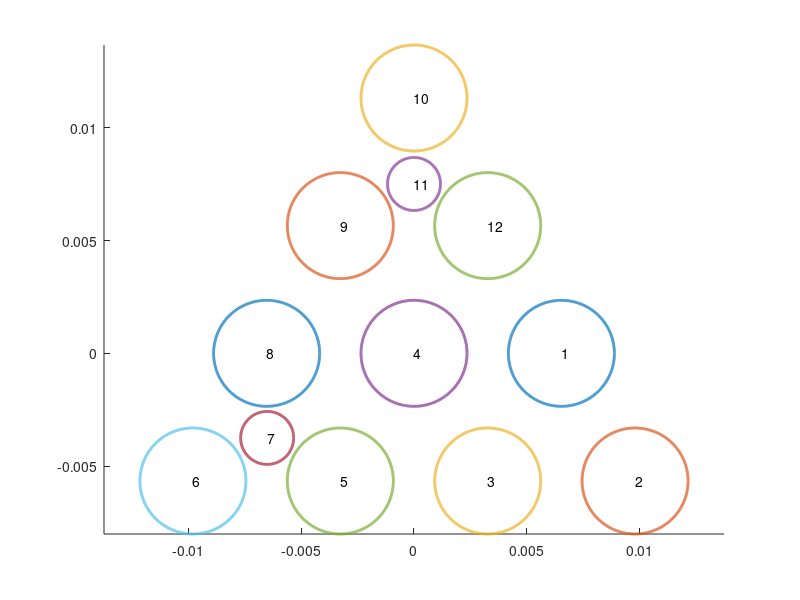

MATLAB code to generate this figure: (Note: this script raises an error after producing the figure.)
%% Init canonical triangle

%nominal triangle - putting values from /media/DATA/data_work/icub_skin/CDC_PAD_positions.xlsx
% converted to metres
% (iCubSkinGui also has the info - in
% icub-main/src/tools/iCubSkinGui/src/include/Triangle_10pad.h, but in
% strange units)

%PAD POSITION			
%	X	Y	
%P0	6.533	0	
%P1	9.8	-5.66	
%P2	3.267	-5.66	
%P3	0	0	
%P4	-3.267	-5.66	
%P5	-9.8	-5.66	
%P6	-6.51	-3.75	thermalpad
%P7	-6.533	0	
%P8	-3.267	5.66	
%P9	0	11.317	
%P10	0	7.507	thermalpad
%P11	3.267	5.66	
% These seem to be centers of individual pads relative to the central
% pad/taxel - P3, in mm

taxel(1).Pos = [ 0.006533, 0 , 0];
taxel(2).Pos = [ 0.0098, -0.00566 , 0];
taxel(3).Pos = [ 0.003267, -0.00566 , 0];
taxel(4).Pos = [ 0,0, 0];
taxel(5).Pos = [ -0.003267, -0.00566, 0];
taxel(6).Pos = [ -0.0098,-0.00566 , 0];
taxel(7).Pos = [ -0.00651,-0.00375 , 0]; % thermal pad
taxel(8).Pos = [ -0.006533, 0, 0];
taxel(9).Pos = [ -0.003267, 0.00566, 0];
taxel(10).Pos = [0 , 0.011317, 0];
taxel(11).Pos = [0 ,0.007507 , 0]; % thermal pad
taxel(12).Pos = [ 0.003267, 0.00566, 0];

rtaxel  =     0.0047/2;              % radius of a single taxel - Ale's measurement

%% Plot canonical triangle

    ang    = 0:0.005:2*pi';
 
    f10 = figure(10);
    clf(f10);
    hold on;
    axis equal;
    for i = 1:length(taxel)
        if (i==7) || (i==11) % thermal pads
            radius = rtaxel/2;
        else
            radius = rtaxel;
        end
        x      = radius*cos(ang) + taxel(i).Pos(1);
        y      = radius*sin(ang) + taxel(i).Pos(2);
        z      = zeros(1,length(ang));
        text(taxel(i).Pos(1),taxel(i).Pos(2),0,int2str(i));
        ht = plot3(x,y,z,'LineWidth',2);
      
    end
    hold off;
   

%% Mirrored triangle

transf_taxels = transformNominalTriangle(1,eye(4), 'true'); 

%% Plot transformed triangle

    ang    = 0:0.005:2*pi';
    f11 = figure(11);
    clf(f11)
    hold on;
    for i = 1:length(transf_taxels)
        if (i==7) || (i==11) % thermal pads
            radius = rtaxel/2;
        else
            radius = rtaxel;
        end
        x      = radius*cos(ang) + transf_taxels(i).Pos(1);
        y      = radius*sin(ang) + transf_taxels(i).Pos(2);
        z      = repmat(transf_taxels(i).Pos(3),1,length(ang));
        text(transf_taxels(i).Pos(1),transf_taxels(i).Pos(2),transf_taxels(i).Pos(3),int2str(transf_taxels(i).ID));
        ht = plot3(x,y,z,'--.r');
      
    end
 
    hold off;
    
% %% Test transformation
% 
% theta = 45;
% Homo_Rot_About_Z = [cos(theta) -sin(theta) 0 0; sin(theta) cos(theta) 0 0; 0 0 1 0; 0 0 0 1];
% Homo_reflectionInX = [-1 0 0 0; 0 1 0 0; 0 0 1 0; 0 0 0 1];
% transf_taxels = transformNominalTriangle(288,Homo_reflectionInX*Homo_Rot_About_Z); % *Homo_reflectionInX
% 
% %% Plot transformed triangle
% 
%     ang    = 0:0.005:2*pi';
%     figure(f10);
%     hold on;
%     for i = 1:length(transf_taxels)
%         if (i==7) || (i==11) % thermal pads
%             radius = rtaxel/2;
%         else
%             radius = rtaxel;
%         end
%         x      = radius*cos(ang) + transf_taxels(i).Pos(1);
%         y      = radius*sin(ang) + transf_taxels(i).Pos(2);
%         z      = repmat(transf_taxels(i).Pos(3),1,length(ang));
%         text(transf_taxels(i).Pos(1),transf_taxels(i).Pos(2),transf_taxels(i).Pos(3),int2str(transf_taxels(i).ID));
%         ht = plot3(x,y,z,'--.r');
%       
%     end
%     xlabel('Taxel position x (m)');
%     set(gca,'XDir','reverse');
%     ylabel('Taxel position y (m)');
%     zlabel('Taxel position z (m)');
% 
%     hold off;

    
    %% Test transformation 2 

%theta = 45;
%Homo_Rot_About_Z = [cos(theta) -sin(theta) 0 0; sin(theta) cos(theta) 0 0; 0 0 1 0; 0 0 0 1];
%Homo_reflectionInXAndY = [-1 0 0 0; 0 -1 0 0; 0 0 1 0; 0 0 0 1];
Homo_translation=[1 0 0 0.023; 0 1 0 0; 0 0 1 0; 0 0 0 1];
transf_taxels = transformNominalTriangle(36,Homo_translation); % *Homo_reflectionInX

%% Plot transformed triangle 2

    ang    = 0:0.005:2*pi';
    figure(f10);
    hold on;
    for i = 1:length(transf_taxels)
        if (i==7) || (i==11) % thermal pads
            radius = rtaxel/2;
        else
            radius = rtaxel;
        end
        x      = radius*cos(ang) + transf_taxels(i).Pos(1);
        y      = radius*sin(ang) + transf_taxels(i).Pos(2);
        z      = repmat(transf_taxels(i).Pos(3),1,length(ang));
        text(transf_taxels(i).Pos(1),transf_taxels(i).Pos(2),transf_taxels(i).Pos(3),int2str(transf_taxels(i).ID));
        ht = plot3(x,y,z,'--.r');
      
    end
    xlabel('Taxel position x (m)');
    %set(gca,'XDir','reverse');
    ylabel('Taxel position y (m)');
    zlabel('Taxel position z (m)');

    hold off;
